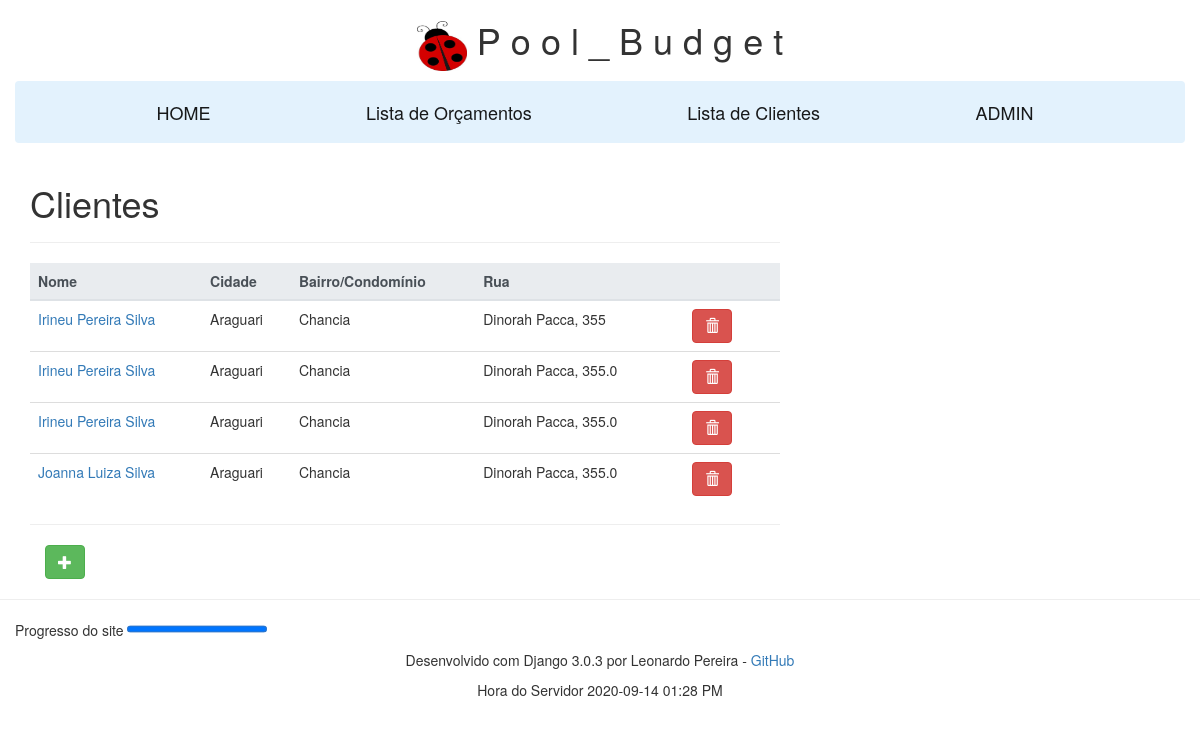
The page /cliente on the database as committed earlier.
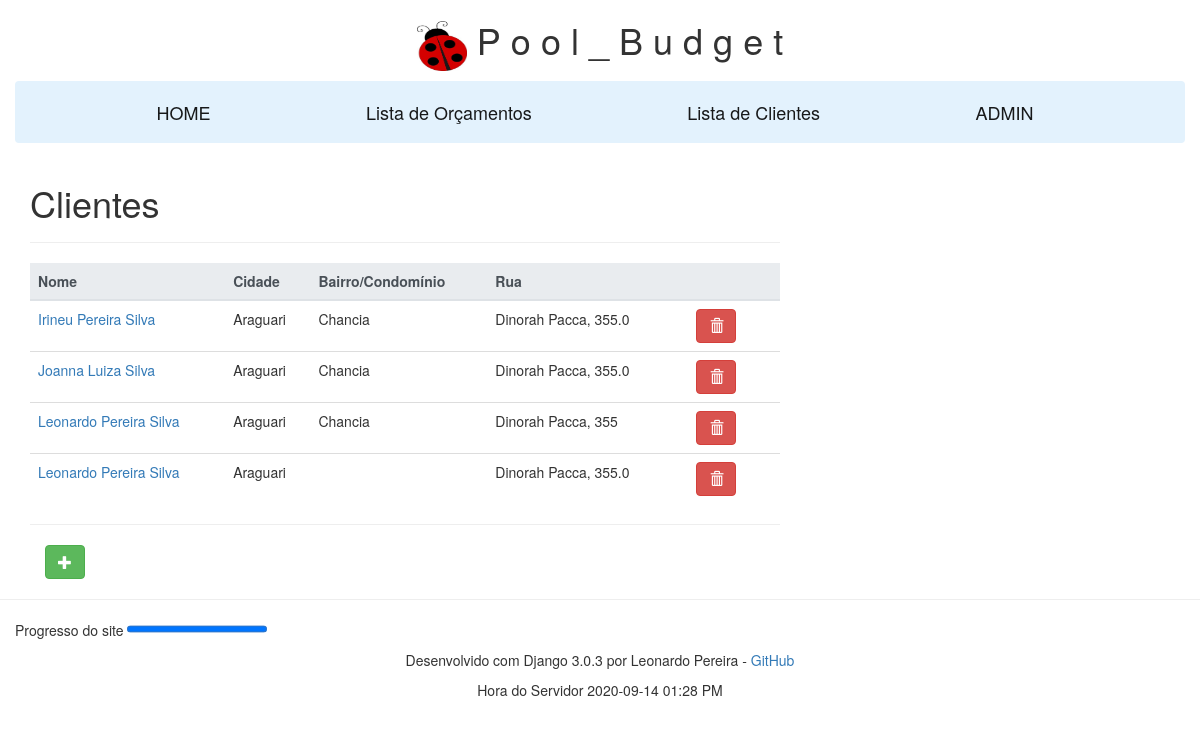
The same page on the database as committed later.
### dimensoes/models.py (models this page shows, shortened)
class ClienteModel(models.Model):
    nome = models.CharField(max_length=30)
    sobrenome = models.CharField(max_length=30)
    estado = models.CharField(max_length=15, blank=True)
    cidade = models.CharField(max_length=20, blank=True)
    bairro = models.CharField(max_length=20, blank=True)
    rua = models.CharField(max_length=100, blank=True)
    numero_casa = models.CharField(max_length=10, blank=True)
    cep = models.CharField(max_length=20, blank=True)
    telefone = models.IntegerField(blank=True, default=0)
    email = models.EmailField(max_length = 50, blank=True, help_text='Ex. clinte@gmail.com')
    @property
    def nome_completo(self):
        return self.nome + ' ' + self.sobrenome
    class Meta:
        ordering = ['nome', 'sobrenome']
    def get_absolute_url(self):
        return reverse('cliente-id', args=[str(self.id)])

### dimensoes/views.py (the view)
# urls.py: path('cliente', views.ClienteListView.as_view(), name='cliente'),
class ClienteListView(generic.ListView):
    model = ClienteModel
    paginate_by = 10
    context_object_name = 'lista_cliente'
    template_name = 'dimensoes/cliente_list.html'

### dimensoes/templatetags/my_tags.py (called while the page is built)
@register.simple_tag
def current_time(format_string):
    return datetime.now().strftime(format_string)

### dimensoes/templates/dimensoes/cliente_list.html
{% extends "base_generic.html" %}
{% block content %}
<h1>Clientes</h1>
<hr>
{% if lista_cliente %}
    <table class="table">
      <thead class="thead-light">
        <tr>
          <th scope="col">Nome</th>
          <th scope="col">Cidade</th>
          <th scope="col">Bairro/Condomínio</th>
          <th scope="col">Rua</th>
          <th></th>
        </tr>
      </thead>
      {% for cliente in lista_cliente %}
        <tr>
          <td><a href="{{ cliente.get_absolute_url }}">{{ cliente.nome_completo|title }} </a>  </td>
          <td>{{ cliente.cidade|title }}</td>
          <td>{{ cliente.bairro|title }}</td>
          <td>{{ cliente.rua|title }}, {{ cliente.numero_casa }}</td>
          <td>
            <div class="col-md-1 col-xs-1 col-sm-1">
                <a href="{% url 'cliente_delete' cliente.pk %}">
                    <button onclick="return confirm('Are you sure?');" type="button" class="btn btn-danger">
                        <span class="glyphicon glyphicon-trash"></span>
                    </button>
                </a>
            </div>
          </td>
        </tr>
      {% endfor %}
    </table>
<hr>
    {% else %}
      <p>Erro na Página</p>
    {% endif %}
        <div class="col-md-1 col-xs-1 col-sm-1">
            <a href="{% url 'cliente_create' %}">
          <button type="button" class="btn btn-success">
            <span class="glyphicon glyphicon-plus"></span>
          </button></a>
        </div>
{% endblock %}

### dimensoes/templates/base_generic.html (shortened to what this page needs)
<!DOCTYPE html>
{% load my_tags %}
{% load static %}
<html lang="pt-br">
<head>
  <link rel="stylesheet" href="https://stackpath.bootstrapcdn.com/bootstrap/4.1.3/css/bootstrap.min.css">
  <link rel="stylesheet" href="http://maxcdn.bootstrapcdn.com/bootstrap/3.3.6/css/bootstrap.min.css">
  <link rel="stylesheet" href="{% static 'css/styles.css' %}">
  <link rel="stylesheet" href="https://maxcdn.bootstrapcdn.com/bootstrap/3.4.0/css/bootstrap.min.css">
</head>
<body>
    <div class="container-fluid">
        <h1 align="center" >
            <img  src="{% static 'img/joaninha2.jpg' %}" width="50" height="50">
            <span onmouseover="letras(0)">P</span>
            <span onmouseover="letras(1)">o</span>
            <span onmouseover="letras(2)">o</span>
            <span onmouseover="letras(3)">l</span>
            <span onmouseover="letras(4)">_</span>
            <span onmouseover="letras(5)">B</span>
            <span onmouseover="letras(6)">u</span>
            <span onmouseover="letras(7)">d</span>
            <span onmouseover="letras(8)">g</span>
            <span onmouseover="letras(9)">e</span>
            <span onmouseover="letras(10)">t</span>
        </h1>
        <nav class="navbar navbar-light" style="background-color: #e3f2fd;">
                <span><a class="navbar-brand" href="{% url 'index' %}">HOME</a></span>
                <span><a class="navbar-brand" href="{% url 'orcamento' %}">Lista de Orçamentos</a></span>
                <span><a class="navbar-brand" href="{% url 'cliente' %}">Lista de Clientes</a></span>
                <span><a class="navbar-brand" href="http://127.0.0.1:8000/admin">ADMIN</a></span>
        </nav>
        <div class="col-sm-8 ">{% block content %}{% endblock %}</div>
    </div>
<hr>
<footer class="container-fluid bg-4 text-center">
    <p align="left">  Progresso do site <progress value="100" max="100">70 %</progress></p>
    <p> Desenvolvido com Django 3.0.3 por Leonardo Pereira - <a href="https://github.com/leopesi">GitHub</a></p>
    <p>{% current_time "%Y-%m-%d %I:%M %p" as the_time %} Hora do Servidor {{ the_time }}</p>
</footer>
</body>
</html>

Rows that differ between the two databases and show on the page:
removed ClienteModel: nome_completo "Irineu Pereira Silva", cidade "Araguari", bairro "Chancia", rua "Dinorah Pacca", numero_casa "355"
removed ClienteModel: nome_completo "Irineu Pereira Silva", cidade "Araguari", bairro "Chancia", rua "Dinorah Pacca", numero_casa "355.0"
added ClienteModel: nome_completo "Leonardo Pereira Silva", cidade "Araguari", bairro "Chancia", rua "Dinorah Pacca", numero_casa "355"
added ClienteModel: nome_completo "Leonardo Pereira Silva", cidade "Araguari", rua "Dinorah Pacca", numero_casa "355.0"
